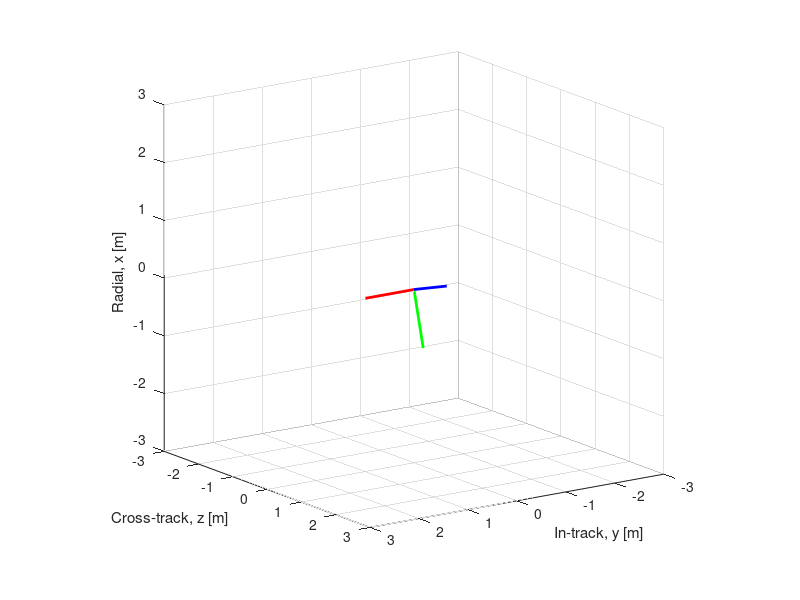
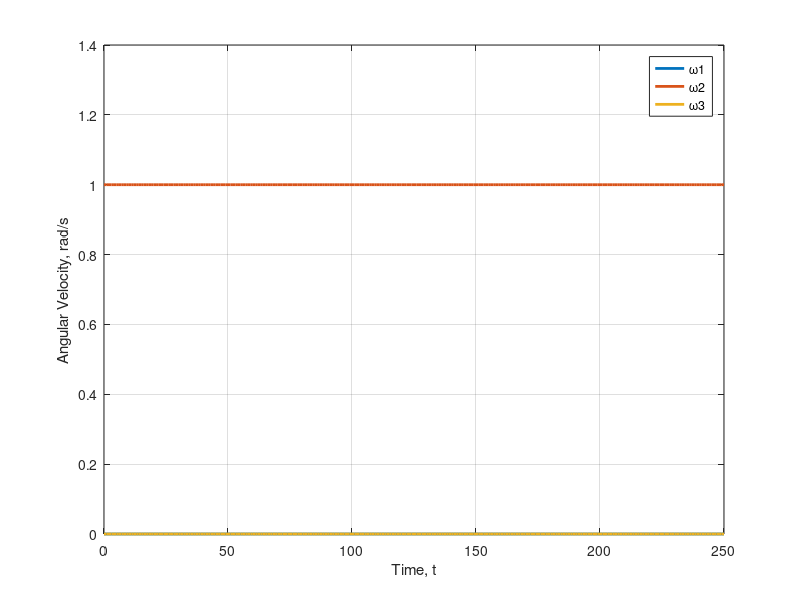
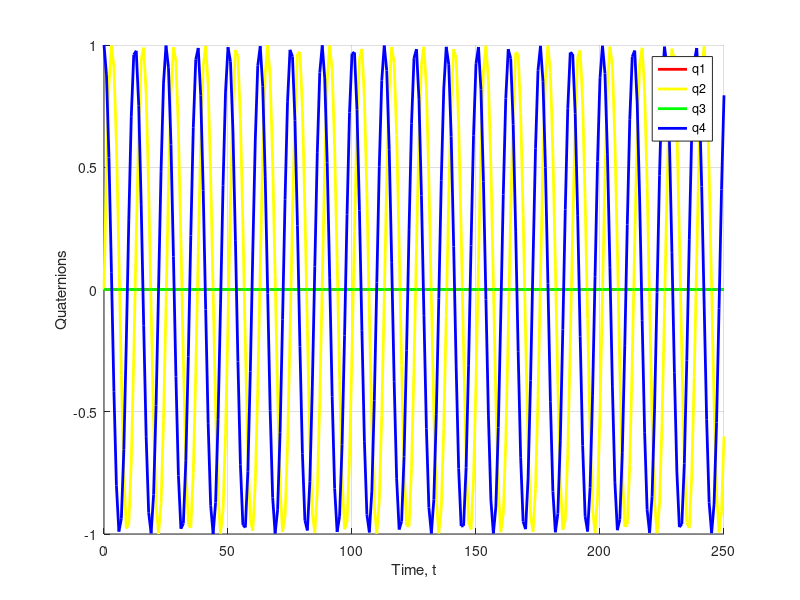

MATLAB code for these plots, in order:
function quaterionsTest
clear,clc
close all

tf = 250;
dt = 1;

w0 = [0,1,0]';
q0 = [0,0,0,1]';
y0 = [w0;q0];
I = 20/12*(0.3^2+0.3^2)*[1,1,1]';

tspan = 0:dt:tf;
[t,y] = ode45(@(t,y)quaternions(t,y,I),tspan,y0);

w = y(:,1:3);
q = y(:,4:7);

figure
for ii = 1:size(q,1)
    qi = q(ii,1:3)';
    q4 = q(ii,4);
    qx = [0 -qi(3) qi(2)
          qi(3) 0 -qi(1)
         -qi(2) qi(1) 0];
    Rbi = (q4^2-qi'*qi)*eye(3)+2*(qi*qi')-2*q4*qx;
    R = Rbi';
    clf
    hold on
    plot3([0,R(2,1)'],[0,R(3,1)'],[0,R(1,1)'],'b','linewidth',2);
    plot3([0,R(2,2)'],[0,R(3,2)'],[0,R(1,2)'],'r','linewidth',2);
    plot3([0,R(2,3)'],[0,R(3,3)'],[0,R(1,3)'],'g','linewidth',2);
    hold off
    grid on
    axis([-3 3 -3 3 -3 3])
    camva(9)
    view(145,15)
    zlabel('Radial, x [m]')
    xlabel('In-track, y [m]')
    ylabel('Cross-track, z [m]')
    pause(1e-2)
end

figure
plot(t,w,'linewidth',2)
grid on
legend({'\omega1','\omega2','\omega3'})
xlabel('Time, t')
ylabel('Angular Velocity, rad/s')

figure
hold on
plot(t,q(:,1),'r','linewidth',2)
plot(t,q(:,2),'y','linewidth',2)
plot(t,q(:,3),'g','linewidth',2)
plot(t,q(:,4),'b','linewidth',2)
hold off
grid on
legend({'q1','q2','q3','q4'})
xlabel('Time, t')
ylabel('Quaternions')

end

function dydt = quaternions(t,y,I)
w = y(1:3);
q = y(4:6);
q4 = y(7);

if t > 25 && t < 30
    M = [0.0,0,0]';
else
    M = [0,0,0]';
end

dwdt = zeros(3,1);
dwdt(1) = (I(2)-I(3))/I(1)*w(2)*w(3)+M(1)/I(1);
dwdt(2) = (I(3)-I(1))/I(2)*w(1)*w(3)+M(2)/I(2);
dwdt(3) = (I(1)-I(2))/I(3)*w(1)*w(2)+M(3)/I(3);

qx = [0 -q(3) q(2)
      q(3) 0 -q(1)
      -q(2) q(1) 0];
 
dqdt = 1/2*[qx+q4*eye(3);-q']*w;
dydt = [dwdt;dqdt];
end
% S = [0 -w(3) w(2)
%      w(3) 0 -w(1)
%      -w(2) w(1) 0];
%dqdt = -1/2*[S;w']*q(1:3)+1/2*q(4)*[eye(3);zeros(1,3)]*w